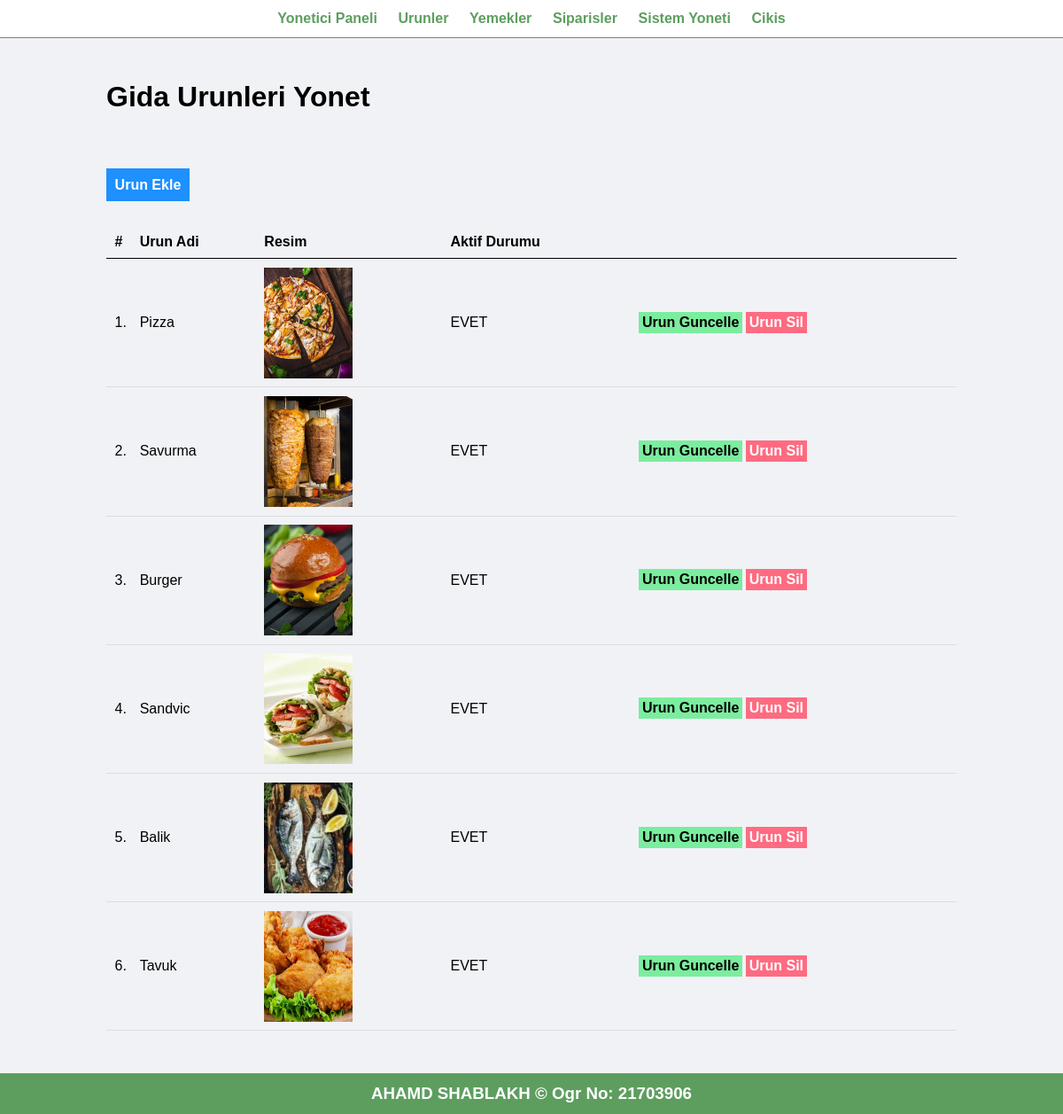
The app's page /Yonetici_islemleri/urun_yonet.php (signed in) with its own data.
### tables this page shows
CREATE TABLE `urunler_tbl` (
  `Id` int(11) NOT NULL AUTO_INCREMENT,
  `urun_adi` varchar(100) NOT NULL DEFAULT '',
  `fot_adi` varchar(255) NOT NULL DEFAULT '',
  `aktif` varchar(255) NOT NULL DEFAULT '',
  PRIMARY KEY (`Id`)
);

### Yonetici_islemleri/urun_yonet.php (the view, shortened to what this page needs)
<?php include('menu.php'); ?>
<div class="main-content">
    <div class="wrapper">
        <h1>Gida Urunleri Yonet</h1>
        <br /><br />
        <br><br>
                <a href="<?php echo SITEURL; ?>Yonetici_islemleri/urun_ekle.php" class="btn-primary">Urun Ekle</a>
                <br /><br /><br />
                <table class="tbl-full">
                    <tr>
                        <th> # </th>
                        <th>Urun Adi</th>
                        <th>Resim</th>
                        <th>Aktif Durumu</th>
                        <th></th>
                    </tr>
                    <?php
                        $sql = "SELECT * FROM urunler_tbl";
                         $res = mysqli_query($conn, $sql);
                        $count = mysqli_num_rows($res);
                        $sn=1;
                        if($count>0)
                        {
                            while($row=mysqli_fetch_assoc($res))
                            {
                                $id = $row['Id'];
                                $yemek_adi = $row['urun_adi'];
                                $fot_adi = $row['fot_adi'];
                                $aktif = $row['aktif'];
                                ?>
                                    <tr>
                                        <td><?php echo $sn++; ?>. </td>
                                        <td><?php echo $yemek_adi; ?></td>
                                        <td>
                                            <?php
                                                if($fot_adi!="")
                                                {
                                                    ?>
                                                    <img src="<?php echo SITEURL; ?>images/category/<?php echo $fot_adi; ?>" width="100px" >
                                                    <?php
                                                }
                                                else
                                                {
                                                    echo "<div class='error'>Resim Eklenmedi.</div>";
                                                }
                                            ?>
                                        </td>
                                        <td><?php echo  $aktif ; ?></td>
                                        <td>
                                            <a href="<?php echo SITEURL; ?>Yonetici_islemleri/urun_guncell.php?id=<?php echo $id; ?>" class="btn-secondary">Urun Guncelle</a>
                                            <a href="<?php echo SITEURL; ?>Yonetici_islemleri/urun_sil.php?id=<?php echo $id; ?>" class="btn-danger" onclick="return onay()">Urun Sil </a>
                                        </td>
                                    </tr>
                                <?php
                            }
                        }
                        else
                        {
                            ?>
                            <tr>
                                <td colspan="6"><div class="error">Urun Eklenmedi.</div></td>
                            </tr>
                            <?php
                        }
                    ?>
                </table>
    </div>
</div>
<?php include('alt_bilgi.php'); ?>

### Yonetici_islemleri/menu.php (shortened to what this page needs)
<html>
    <head>
        <link rel="stylesheet" href="../css/admin.css">
    </head>
    <body>
        <div class="menu text-center">
            <div class="wrapper">
                <ul>
                    <li><a href="index.php">Yonetici Paneli</a></li>
                    <li><a href="urun_yonet.php">Urunler </a></li>
                    <li><a href="yonet_yemek.php">Yemekler</a></li>
                    <li><a href="siparis.php">Siparisler</a></li>
                    <li><a href="Sistem_yon.php">Sistem Yoneti</a></li>
                    <li><a href="cikis.php">Cikis</a></li>
                </ul>
            </div>
        </div>

### Yonetici_islemleri/alt_bilgi.php
<div class="footer">
            <div class="wrapper">
                <h3 class="text-center">AHAMD SHABLAKH &copy Ogr No: 21703906</a></h3>
            </div>
        </div>
    </body>
</html>

### css/admin.css (style rules this page uses)
* { margin: 0; padding: 0; font-family: Arial, Helvetica, sans-serif; }
.wrapper { padding: 1%; width: 80%; margin: 0 auto; }
.text-center { text-align: center; }
.tbl-full { width: 100%; }
table { border-collapse: collapse; width: 100%; }
th, td { padding: 8px; text-align: left; border-bottom: 1px solid #ddd; }
table tr th { border-bottom: 1px solid black; padding: 1%; text-align: left; }
table tr td { padding: 1%; }
.btn-primary { background-color: #1e90ff; padding: 1%; color: white; text-decoration: none; font-weight: bold; }
.btn-secondary { background-color: #7bed9f; padding: 1%; color: black; text-decoration: none; font-weight: bold; }
.btn-danger { background-color: #ff6b81; padding: 1%; color: white; text-decoration: none; font-weight: bold; }
.menu { border-bottom: 1px solid grey; }
.menu ul { list-style-type: none; }
.menu ul li { display: inline; padding: 1%; }
.menu ul li a { text-decoration: none; font-weight: bold; color: #5d9e5f; }
.main-content { background-color: #f1f2f6; padding: 3% 0; }
.footer { background-color: #5d9e5f; color: white; }

### records on screen
urunler_tbl: urun_adi "Pizza", fot_adi (picture), aktif "EVET"
urunler_tbl: urun_adi "Savurma", fot_adi (picture), aktif "EVET"
urunler_tbl: urun_adi "Burger", fot_adi (picture), aktif "EVET"
urunler_tbl: urun_adi "Sandvic", fot_adi (picture), aktif "EVET"
urunler_tbl: urun_adi "Balik", fot_adi (picture), aktif "EVET"
urunler_tbl: urun_adi "Tavuk", fot_adi (picture), aktif "EVET"
